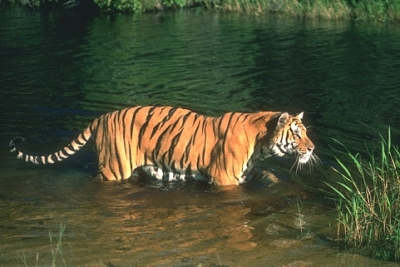
%> input picture images/0004.jpg, 400 x 267 px
$ octave --eval "result = Saliency(imread('images/0004.jpg'));"   (GNU Octave 9; MATLAB toolbox functions it lacks are replaced by stand-ins)
%> lines starting %> are read from the running program, lines starting %| are printed output that depends on the picture
### rgb2lab.m
function [lvec,avec,bvec] = rgb2lab(img)
img = double(img);
img = img./255.0;
R = img(:,:,1);
G = img(:,:,2);
B = img(:,:,3);
[height,width] = size(R);
for i=1:height
    for j=1:width
        if(R(i,j) <= 0.04045)
            r = R(i,j)/12.92;
        else
            r = power((R(i,j)+0.055)/1.055,2.4);
        end
        if(G(i,j) <= 0.04045)
            g = G(i,j)/12.92;
        else
            g = power((G(i,j)+0.055)/1.055,2.4);
        end
        if(B(i,j) <= 0.04045)
            b = B(i,j)/12.92;
        else
            b = power((B(i,j)+0.055)/1.055,2.4);
        end
        X = r*0.4124564 + g*0.3575761 + b*0.1804375;
		Y = r*0.2126729 + g*0.7151522 + b*0.0721750;
		Z = r*0.0193339 + g*0.1191920 + b*0.9503041;
        epsilon = 0.008856;
		kappa   = 903.3;

		Xr = 0.950456;
		Yr = 1.0;
		Zr = 1.088754;

		xr = X/Xr;
		yr = Y/Yr;
		zr = Z/Zr;
		if(xr > epsilon)
            fx = power(xr, 1.0/3.0);
        else
            fx = (kappa*xr + 16.0)/116.0;
        end
		if(yr > epsilon)
            fy = power(yr, 1.0/3.0);
        else
            fy = (kappa*yr + 16.0)/116.0;
        end
		if(zr > epsilon)
            fz = power(zr, 1.0/3.0);
        else
            fz = (kappa*zr + 16.0)/116.0;
        end
        lvec(i,j) = 116.0*fy-16.0;
		avec(i,j) = 500.0*(fx-fy);
		bvec(i,j) = 200.0*(fy-fz);
    end
end
end

### Saliency.m
function saliency = Saliency(img)
s = size(img);
s = s(1:2);
l = ones(s);
a = ones(s);
b = ones(s);
[l,a,b] = rgb2lab(img);
avgl = mean2(l);
avga = mean2(a);
avgb = mean2(b);
%高斯

%
salmap = ones(s);
for i = 1:s(1)
    for j = 1:s(2)
        salmap(i,j) = (l(i,j)-avgl)*(l(i,j)-avgl) +(a(i,j)-avga)*(a(i,j)-avga) +(b(i,j)-avgb)*(b(i,j)-avgb);
    end
end
MAX = max(max(salmap));
MIN = min(min(salmap));
range = MAX - MIN;
salmap = salmap - MIN;
salmap = salmap./range;
figure;imshow(salmap);
saliency = salmap;
end
%> in rgb2lab, `R = img(:,:,1);`:
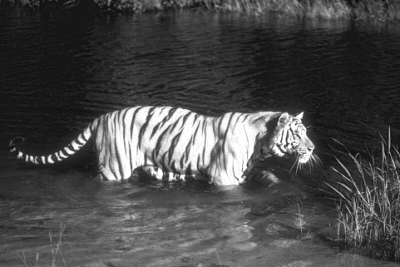
%> R: size 267x400 double; min 0.0314, max 1, mean 0.286
%> in rgb2lab, `G = img(:,:,2);`:
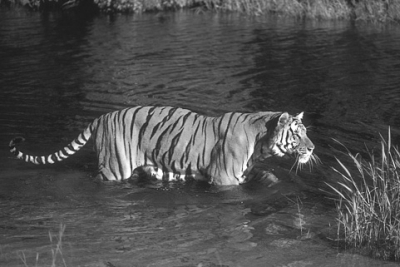
%> G: size 267x400 double; min 0.102, max 1, mean 0.302
%> in rgb2lab, `B = img(:,:,3);`:
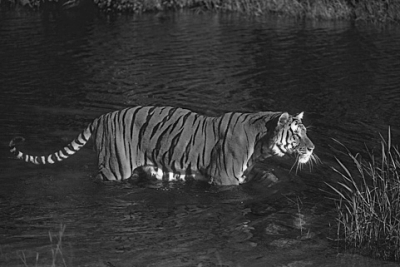
%> B: size 267x400 double; min 0, max 0.98, mean 0.203
%> after the loop in rgb2lab, `for i=1:height`:
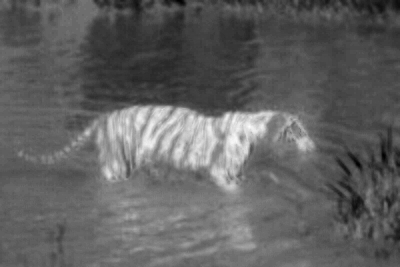
%> avec: size 267x400 double; min -31.61, max 34.91, mean -6.2; drawn with min black and max white
%> after the loop in rgb2lab, `for i=1:height`:
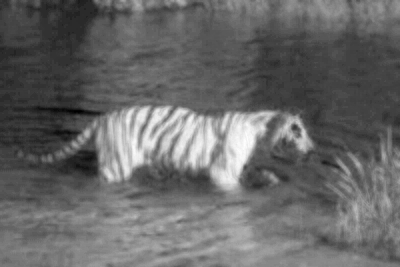
%> bvec: size 267x400 double; min -11.49, max 51.87, mean 14.3; drawn with min black and max white
%> after the loop in rgb2lab, `for i=1:height`:
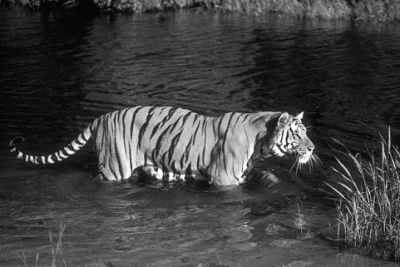
%> lvec: size 267x400 double; min 8.04, max 99.83, mean 31.4; drawn with min black and max white
%> after the loop in rgb2lab, `for i=1:height`: b = 0.0331; fx = 0.416; fy = 0.432; fz = 0.341; g = 0.0865; r = 0.0762
%> in Saliency, `avgl = mean2(l);`: avgl = 31.38
%> in Saliency, `avga = mean2(a);`: avga = -6.22
%> in Saliency, `avgb = mean2(b);`: avgb = 14.26
%> after the loop in Saliency, `for i = 1:s(1)`:
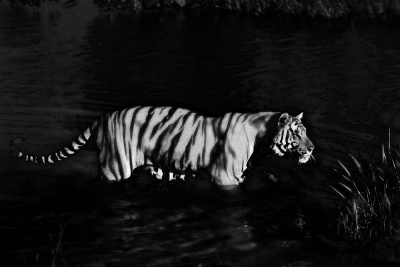
%> salmap: size 267x400 double; min 0.0777, max 5243.4, mean 473; drawn with min black and max white
%> in Saliency, `MAX = max(max(salmap));`: MAX = 5243.4
%> in Saliency, `MIN = min(min(salmap));`: MIN = 0.0777
%> in Saliency, `range = MAX - MIN;`: range = 5243.3

$ run again, on images/0006.jpg
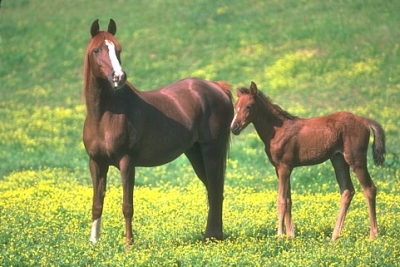
%> input picture images/0006.jpg, 400 x 267 px
%> after the loop in rgb2lab, `for i=1:height`:
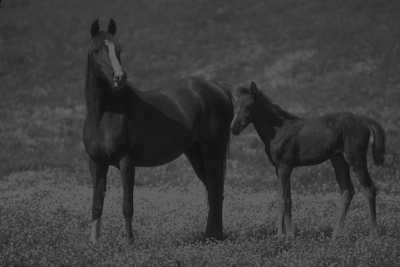
%> lvec: size 267x400 double; min 14.38, max 100, mean 62.2
%> after the loop in rgb2lab, `for i=1:height`: b = 0.0953; fx = 0.625; fy = 0.671; fz = 0.5; g = 0.347; r = 0.22
%> avgl = 62.24
%> avga = -14.84
%> avgb = 32.64
%> after the loop in Saliency, `for i = 1:s(1)`:
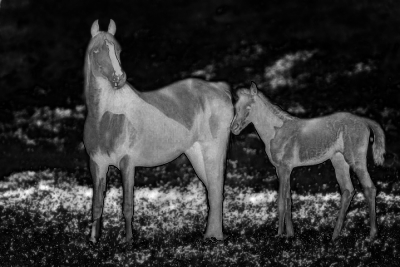
%> salmap: size 267x400 double; min 0.214, max 3867.6, mean 789.6; drawn with min black and max white
%> MAX = 3867.6
%> MIN = 0.214
%> range = 3867.4

$ run again, on images/101085.jpg
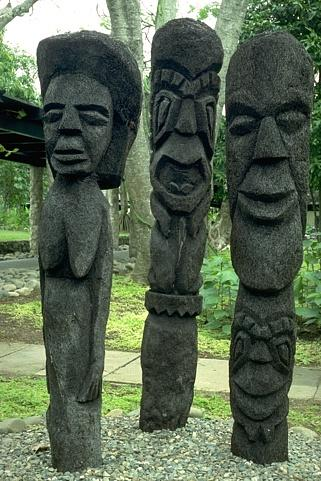
%> input picture images/101085.jpg, 321 x 481 px
%> after the loop in rgb2lab, `for i=1:height`:
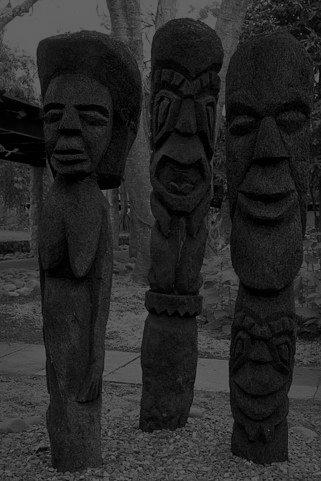
%> lvec: size 481x321 double; min 0, max 100, mean 40.4
%> after the loop in rgb2lab, `for i=1:height`: b = 0.292; fx = 0.717; fy = 0.742; fz = 0.676; g = 0.44; r = 0.342
%> avgl = 40.4
%> avga = -9.46
%> avgb = 9.75
%> after the loop in Saliency, `for i = 1:s(1)`:
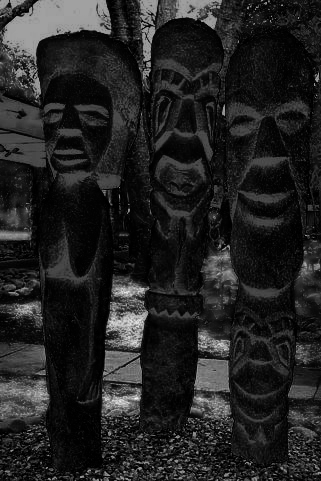
%> salmap: size 481x321 double; min 0.0893, max 5913.5, mean 814.8; drawn with min black and max white
%> MAX = 5913.5
%> MIN = 0.0893
%> range = 5913.4

$ run again, on images/101087.jpg
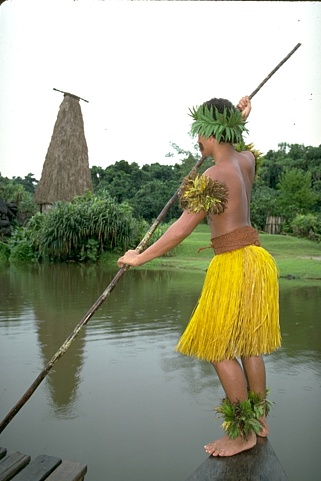
%> input picture images/101087.jpg, 321 x 481 px
%> after the loop in rgb2lab, `for i=1:height`: b = 0.0844; fx = 0.44; fy = 0.451; fz = 0.441; g = 0.0976; r = 0.0742
%> avgl = 62.64
%> avga = -4.47
%> avgb = 11.42
%> after the loop in Saliency, `for i = 1:s(1)`:
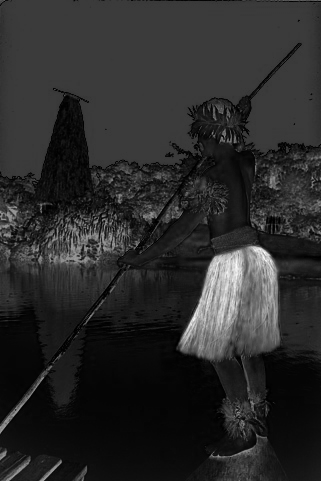
%> salmap: size 481x321 double; min 0.129, max 6669.7, mean 1119; drawn with min black and max white
%> MAX = 6669.7
%> MIN = 0.129
%> range = 6669.6
